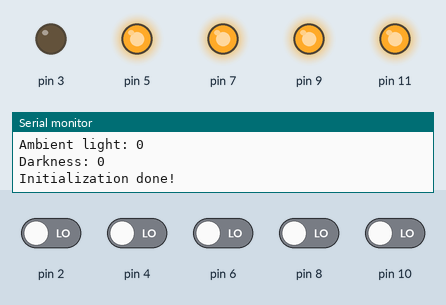
Recording of a sketch running on a simulated Arduino Uno, built with avr-gcc and run on an emulated ATmega328P. Parts: output pins drawn as LEDs (lit = HIGH), the last lines printed to the serial monitor. Inputs (shaded band) come from the test bench; at power-on: pin 2, pin 4, pin 6, pin 8, pin 10 LOW.

Above: at 0.1 s.
At 3.2 s:
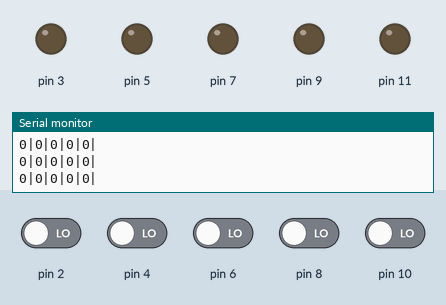
3.3 s: pin 4 driven HIGH
7.3 s: pin 6 driven HIGH
11.3 s: pin 2 driven HIGH
15.3 s: pin 8 driven HIGH
18.3 s: pin 4 driven LOW and pin 10 driven HIGH
Timing chart, 0 to 21.2 s (numbered marks = the images above; inputs shaded):
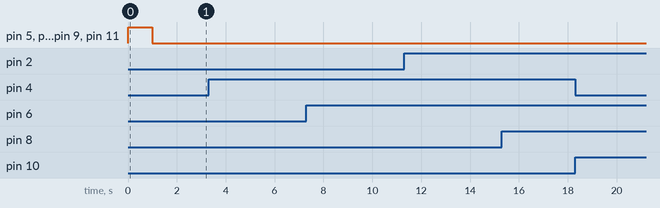

The sketch:

punchcard_master.ino
```cpp
/* Arduino Punchcard Reader
 * Uses LED lights to detect visible light.
 */

#define TOLERANCE 0.6
#define MAX 31000

#define N1 2
#define P1 3

#define N2 4
#define P2 5

#define N3 6
#define P3 7

#define N4 8
#define P4 9

#define SPEC_N 10
#define SPEC_P 11

unsigned int AMBIENT;
unsigned int DARKNESS;
int VALS[5];
byte HALF_BYTE;
boolean CARD_ON, HALF_BYTE_READ;

void setup(void) {
  Serial.begin(9600);
  Serial.println("Loading...");

  // Init some constants yo
  CARD_ON = true;
  HALF_BYTE = 0;
  HALF_BYTE_READ = false;

  // Take the average of the light and darkness readings
  unsigned int x = getReading(SPEC_N, SPEC_P);
  x += getReading(SPEC_N, SPEC_P);
  x += getReading(SPEC_N, SPEC_P);
  AMBIENT = x / 3;
  x = getReading(N4, P4);
  x += getReading(N2, P2);
  x += getReading(N3, P3);
  DARKNESS = x / 3;

  // Print it to output
  Serial.print("Ambient light: ");
  Serial.println(AMBIENT);
  Serial.print("Darkness: ");
  Serial.println(DARKNESS);
  Serial.println("Initialization done!");

  for(int i = 2; i <= 10; i += 2) {
    digitalWrite(i, LOW);
    digitalWrite(i + 1, HIGH);
  }
  delay(1000);
    for(int i = 2; i <= 10; i += 2) {
    //digitalWrite(i, HIGH);
    digitalWrite(i + 1, LOW);
  }
  delay(1000);
}

void loop(void) {
  readerTest();
  /*
  //Serial.println(getValue(1));
  // TODO test this code!
  if(!CARD_ON) {
    CARD_ON = inputOn();
    return;
  }
  // Here, card is ON.
  boolean on = inputOn();
  if(!HALF_BYTE_READ && on) {
    // Reading the punch-card line
    for(int i = 4; i > 0; i--) {
      Serial.print(getValue(i));
    }
    Serial.print('\n');
    HALF_BYTE++;
    HALF_BYTE_READ = true; // Don't reread same line
  }
  else if(!on) {
    HALF_BYTE_READ = false; // Read card on input light on
  }

  // Test if the card has been fully read.
  if(HALF_BYTE % 8 == 0) {
    HALF_BYTE = 0;
    CARD_ON = false;
    delay(2000);
  }
  */
}

/**
 * Old loop code. Use this to test the input sensitivities of the
 * LEDs and write them to Serial.
 */
void readerTest(void) {
    for(int i = 1; i < 6; i++) {
    VALS[i - 1] = getReading(i * 2, (i * 2) + 1);
    Serial.print(VALS[i - 1]);
    Serial.print("|");
  }
  Serial.println("");
  for(int i = 1; i < 6; i++) {
    Serial.print(getValueFromUInt(VALS[i - 1]));
    Serial.print("|");
  }
  Serial.println("\n");
  delay(1000);
}

/**
 * When reading a punchcard, the special sensor is in darkness.
 * Every row begins with a light on the special sensor; this
 * signals that a half-byte has been found and it's time to read.
 * @return True if we're going to accept input; false otherwise.
 */
boolean inputOn(void) {
  return getValue(5) == '1';
}

/**
 * Reads the bit corresponding to a certain slot.
 * @param row The row to read. Must be 1, 2, 3, 4, or 5; rows 1-4
 * correspond to normal input and row 5 is the "special" indicator.
 * @return '0' if the slot is in darkness; '1' if it is in light.
 */
char getValue(int row) {
  int pin = row * 2;
  unsigned int x = getReading(pin, pin + 1);
  // TODO Refine the tolerance before the demo.
  return ((x / DARKNESS) > TOLERANCE) ? '0' : '1';
}

/**
 * Determines whether or not the input value corresponds to light
 * or darkness.
 * @param val The light reading.
 * @return '0' if it is darkness; '1' if it is light.
 */
char getValueFromUInt(unsigned int val) {
  return ((val / DARKNESS) > TOLERANCE) ? '0' : '1';
}

/**
 * Reads the brightness from the surrounding light.
 * @param negative The negative pin of the LED.
 * @param positive The positive pin.
 * @return An unsigned integer. The larger the number, the darker
 * the surroundings.
 */
unsigned int getReading(int negative, int positive) {
  unsigned int j;

    // Apply reverse voltage, charge up the pin and LED capacitance
  pinMode(negative,OUTPUT);
  pinMode(positive,OUTPUT);
  digitalWrite(negative,HIGH);
  digitalWrite(positive,LOW);

  // Turn off internal resistor
  pinMode(negative,INPUT);
  digitalWrite(negative,LOW);

  // Count how long it takes the diode to bleed back down
  // to a logic zero
  for (j = 0; j < MAX; j++) {
    if ( digitalRead(negative)==0) {
      break;
    }
  }
  return j;
}
```
